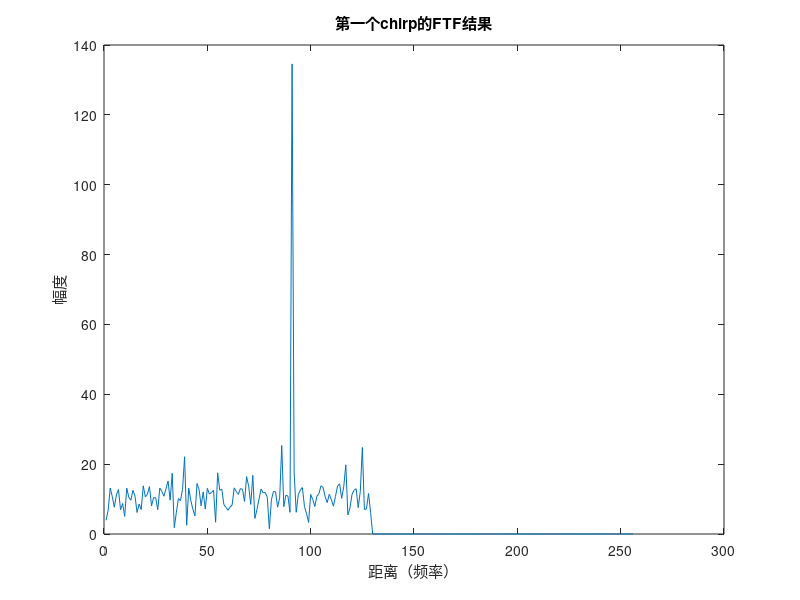
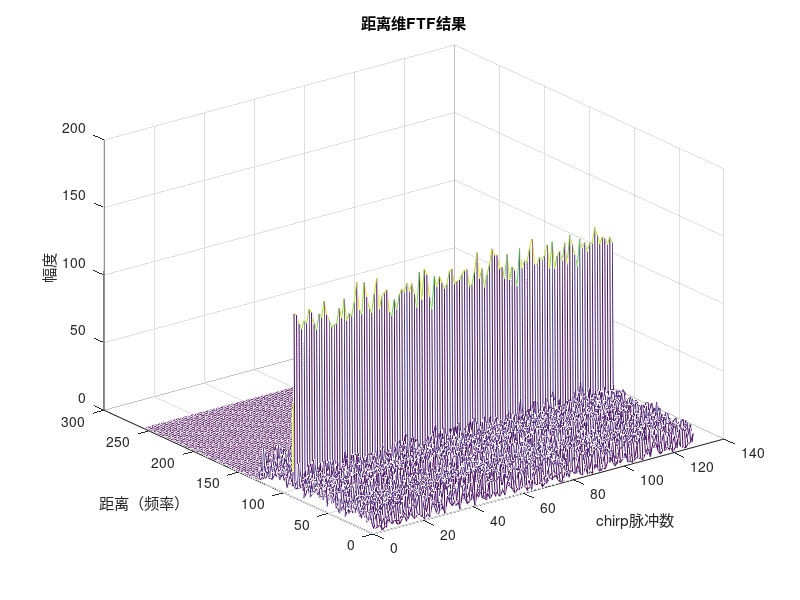
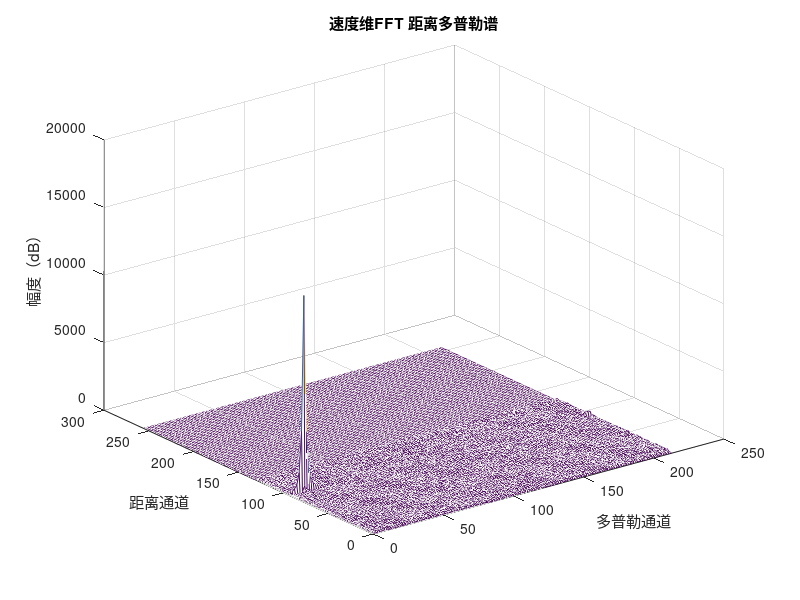

MATLAB code to generate these figures, in order:
%% 微信公众号：调皮的连续波
%% 知乎：调皮连续波
%% 作者：调皮哥
%% 时间：2022年5月
%% 功能：FMCW雷达发射信号、回波信号、混频、距离维FFT、速度维FFT建模仿真。
%%=========================================================================
clear all;
close all;
clc;
%% 雷达系统参数设置
fc= 77e9;             % 雷达工作频率 载频
c = 3e8;              % 光速

%% FMCW波形参数设置
maxR = 200;           % 雷达最大探测目标的距离
rangeRes = 1;         % 雷达的距离分率 
maxV = 20;            % 雷达最大检测目标的速度
B = c/(2*rangeRes);       % 发射信号带宽 (y-axis)  B = 150MHz
Nd=128;                          %chirp数量 
Nr=256;                        %ADC采样点数
Tchirp = 5 * 2 * maxR/c;  % 扫频时间 (x-axis), 5.5= sweep time should be at least 5 o 6 times the round trip time
endle_time=2.5e-6;          %空闲时间

vres=(c/fc)/(2*Nd*(Tchirp+endle_time));%速度分辨率

%% 用户自定义目标参数
r0 = rangeRes*90;  % 目标距离 rangeRes*距离通道号 距离通道号范围[1 256]
v0 = vres*5        % 目标速度 vres*速度通道号[1 128]

%%
slope = B / Tchirp;         %调频斜率
f_IFmax= (slope*2*maxR)/c ; %最高中频频率
f_IF=(slope*2*r0)/c ;       %当前中频频率
% Nr=1024*256;                %和频信号点数设置
Fs=Nr/Tchirp;                 %模拟信号采样频率

%%
t=linspace(0,Nd*Tchirp,Nr*Nd); %发射信号和接收信号的采样时间，在MATLAB中的模拟信号是通过数字信号无限采样生成的。
Tx=zeros(1,length(t)); %发射信号
Rx=zeros(1,length(t)); %接收信号
Mix = zeros(1,length(t)); %差频、差拍、拍频、中频信号
r_t=zeros(1,length(t));
td=zeros(1,length(t));
%% 动目标信号生成
for i=1:length(t)
    r_t(i) = r0 + v0*t(i); % 距离更新
    td(i) = 2*r_t(i)/c;    % 延迟时间
    
    Tx(i) = cos(2*pi*(fc*t(i) + (slope*t(i)^2)/2)); % 发射信号 实数信号
    Rx(i) = cos(2*pi*(fc*(t(i)-td(i)) + (slope*(t(i)-td(i))^2)/2)); %接收信号 实数信号
    
    if i<=1024
         freq(i)=fc+slope*i*Tchirp/Nr; %发射信号时频图 只取第一个chirp
         freq_echo(i)=fc+slope*i*Tchirp/Nr;%回波信号频谱延迟
    end

    Mix(i) = Tx(i).*Rx(i);%差频、差拍、拍频、中频信号
end

% figure;
% plot((abs(fft(MixIQ(1:1024)))));%查看宽带的和频信号 将chirp的点数改为1024*256即可看到有一个门信号，但注意计算机内存。
% xlabel('频率');
% ylabel('幅度');
% title('中频信号频谱');

%%
% %发射信号时域图
% figure;
% plot(Tx(1:1024));
% xlabel('点数');
% ylabel('幅度');
% title('TX发射信号时域图');
% 
% % %发射信号时频图
% figure;
% plot(t(1:1024),freq);
% xlabel('时间');
% ylabel('频率');
% title('TX发射信号时频图');
% 
% %接收信号时域图
% figure;
% plot(Rx(1:1024));
% xlabel('点数');
% ylabel('幅度');
% title('RX接收信号时域图');
% 
%接收信号与发射信号的时频图
% figure;
% plot(t(1:1024),freq);
% hold on;
% plot(td(1:1024)+t(1:1024),freq);
% xlabel('时间');
% ylabel('频率');
% title('接收信号与发射信号时频图');
% legend ('TX','RX');

%中频信号频谱 和频信号观察
%figure;
% plot(db(abs(fft(Mix(1:1024*256)))));%查看宽带的和频信号 将chirp的点数改为1024*256即可看到有一个门信号，但注意计算机内存。
% xlabel('频率');
% ylabel('幅度');
% title('中频信号频谱');

% figure;
% plot(db(abs(fft(Mix(1:1024)))));%查看宽带的和频信号 将chirp的点数改为1024*256即可看到有一个门信号，但注意计算机内存。
% xlabel('频率');
% ylabel('幅度');
% title('中频信号频谱');

%% 低通滤波 截止频率30MHz  采样频率120MHz
% Mix=lowpass(Mix(1:1024*256),30e6,120e6);
% plot(db(abs(fft(Mix(1:1024*256)))));
% xlabel('频率');
% ylabel('幅度');
% title('中频信号低通滤波器');

%reshape the vector into Nr*Nd array. Nr and Nd here would also define the size of
%Range and Doppler FFT respectively.
signal = reshape(Mix,Nr,Nd);

MixIQ=zeros(Nr,Nd);
for i=1:Nd

MixIQ(:,i) =hilbert(Mix(((i-1)*Nr+1):Nr*i)); % 希尔伯特变换 变为IQ正交信号

end

% figure;
% mesh(signal);
% xlabel('脉冲数')
% ylabel('距离门数');
% title('中频信号时域');

%% 距离维FFT
sig_fft1 = zeros(Nr,Nd);
for k=1:Nd
    sig_fft1(:,k)=fft(MixIQ(:,k));
end

sig_fft = abs(sig_fft1);
figure;
plot(sig_fft(:,1));
xlabel('距离（频率）');
ylabel('幅度')
title('第一个chirp的FTF结果')


%% 距离FFT结果谱矩阵
figure;
mesh(sig_fft);
ylabel('距离（频率）');
xlabel('chirp脉冲数')
zlabel('幅度')
title('距离维FTF结果')

%% 速度维FFT
sig_fft2 = zeros(Nr,Nd);
for k=1:Nr
    sig_fft2(k,:)=fft(sig_fft1(k,:));
end

% sig_fft2 = fft2(MixIQ);
RDM = abs(sig_fft2);
doppler_axis = linspace(0,128,Nd)*vres;
range_axis = linspace(0,256,Nr)*rangeRes;

figure;
mesh(doppler_axis,range_axis,RDM);
xlabel('多普勒通道'); ylabel('距离通道'); zlabel('幅度（dB）');
title('速度维FFT 距离多普勒谱');

%% END